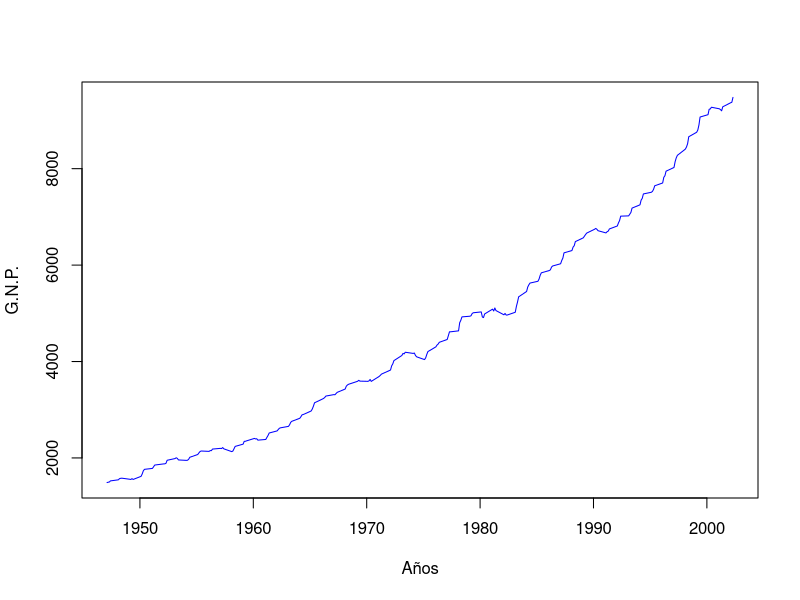
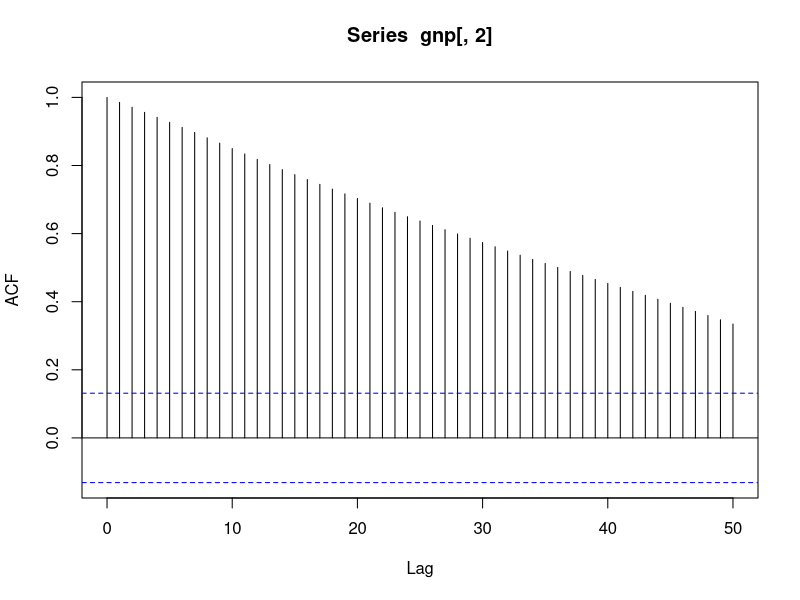
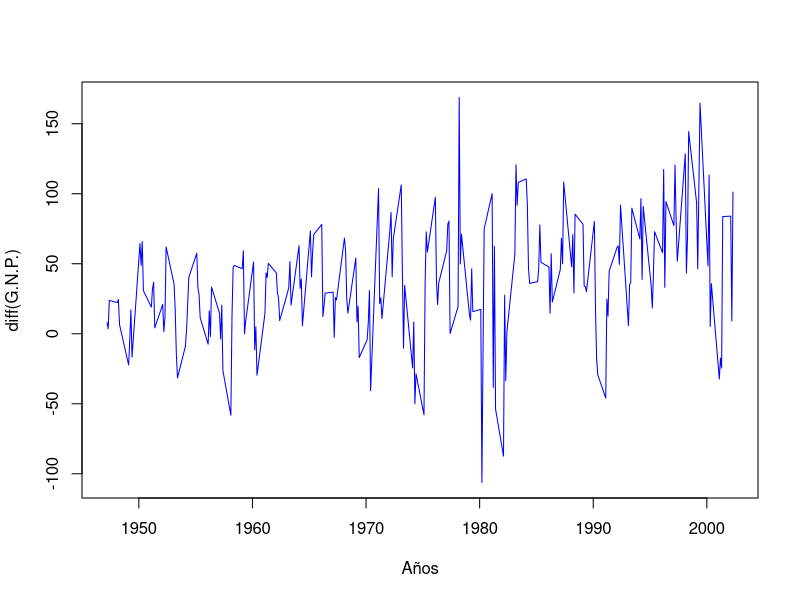
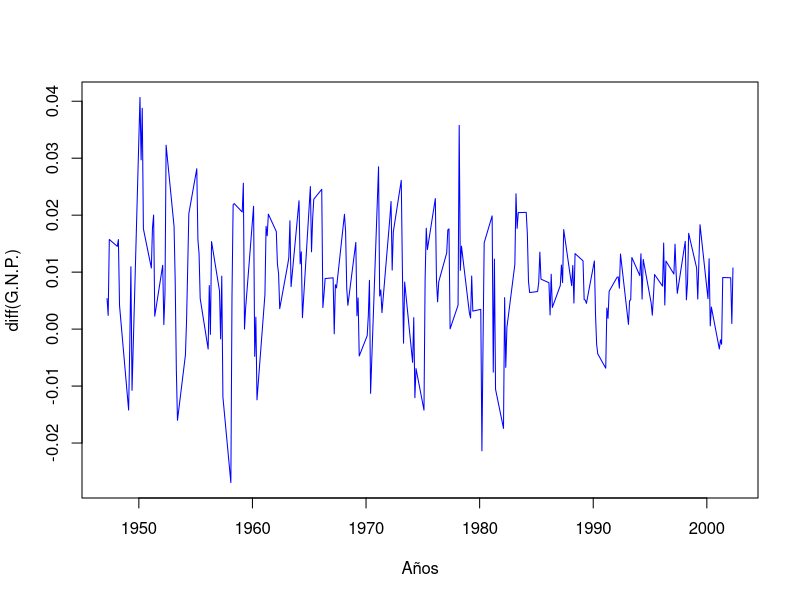
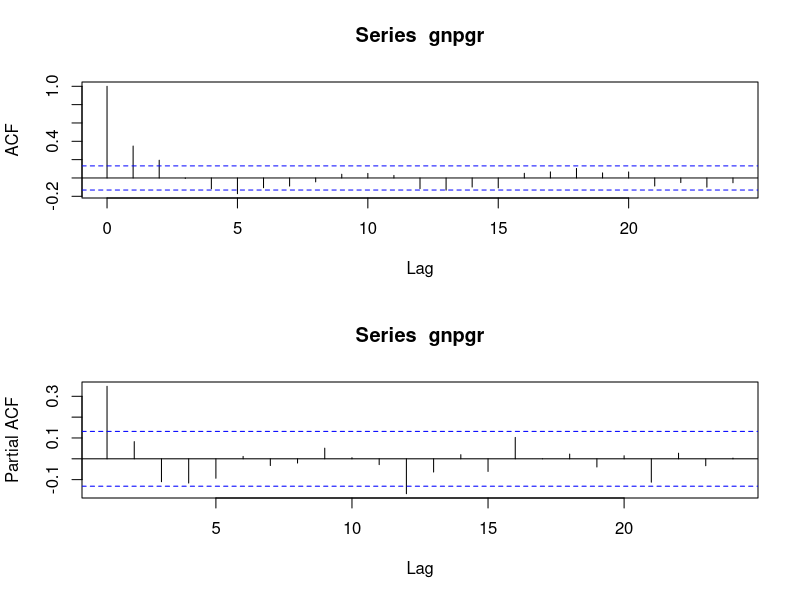

R code for these plots, in order: (Note: this script raises an error after producing the figures.)
## ---- chunk 1
# Lectura de los datos
gnp=read.table("data/gnp96.txt")
# Grafico de la serie
plot(gnp,type="l", xlab="Años",ylab="G.N.P.",col="blue")
## ---- chunk 2
# ACF muestral de GNP
acf(gnp[,2], 50)
## ---- chunk 3
# Primera diferencia
gnpdif=diff(gnp[,2])
plot(gnp[2:223,1],gnpdif, type="l",xlab="Años",ylab="diff(G.N.P.)",
     col="blue")
## ---- chunk 4
# Transformacion y primera diferencia
gnpgr = diff(log(gnp[,2]))
plot(gnp[2:223,1],gnpgr,type = "l",xlab="Años",ylab="diff(G.N.P.)",
     col="blue")
## ---- chunk 5
# ACF y PACF de la transformacion
par(mfrow=c(2,1))
acf(gnpgr, 24)
pacf(gnpgr,24)
## ---- chunk 6
sarima(gnpgr, 1, 0, 0) # AR(1)
## ---- chunk 7
sarima(gnpgr, 0, 0, 2) # MA(2)
# Psi-pesos
ARMAtoMA(ar=.3467, ma=0, 10) # prints psi-weights
